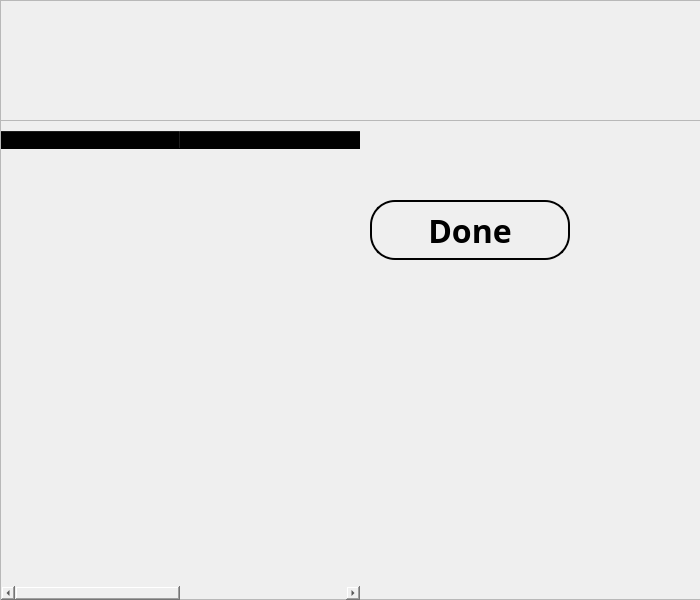
<?xml version="1.0" encoding="UTF-8"?>
<ui version="4.0">
 <class>MainWindow</class>
 <widget class="QMainWindow" name="MainWindow">
  <property name="geometry">
   <rect>
    <x>0</x>
    <y>0</y>
    <width>700</width>
    <height>600</height>
   </rect>
  </property>
  <property name="windowTitle">
   <string>MainWindow</string>
  </property>
  <widget class="QWidget" name="centralwidget">
   <widget class="QWidget" name="widget" native="true">
    <property name="geometry">
     <rect>
      <x>0</x>
      <y>0</y>
      <width>1100</width>
      <height>600</height>
     </rect>
    </property>
    <widget class="QFrame" name="frame">
     <property name="geometry">
      <rect>
       <x>0</x>
       <y>0</y>
       <width>900</width>
       <height>600</height>
      </rect>
     </property>
     <property name="frameShape">
      <enum>QFrame::StyledPanel</enum>
     </property>
     <property name="frameShadow">
      <enum>QFrame::Raised</enum>
     </property>
     <widget class="QLabel" name="bg">
      <property name="geometry">
       <rect>
        <x>0</x>
        <y>0</y>
        <width>900</width>
        <height>600</height>
       </rect>
      </property>
      <property name="text">
       <string/>
      </property>
      <property name="pixmap">
       <pixmap>../CS-Project/resources/bg.jpg</pixmap>
      </property>
      <property name="scaledContents">
       <bool>true</bool>
      </property>
     </widget>
     <widget class="QFrame" name="frame_2">
      <property name="geometry">
       <rect>
        <x>0</x>
        <y>0</y>
        <width>900</width>
        <height>121</height>
       </rect>
      </property>
      <property name="frameShape">
       <enum>QFrame::StyledPanel</enum>
      </property>
      <property name="frameShadow">
       <enum>QFrame::Raised</enum>
      </property>
      <widget class="QLabel" name="title_2">
       <property name="geometry">
        <rect>
         <x>0</x>
         <y>0</y>
         <width>711</width>
         <height>121</height>
        </rect>
       </property>
       <property name="text">
        <string/>
       </property>
       <property name="pixmap">
        <pixmap>../CS-Project/resources/finished_assigments.png</pixmap>
       </property>
       <property name="scaledContents">
        <bool>true</bool>
       </property>
      </widget>
     </widget>
     <widget class="QTableWidget" name="complete_table">
      <property name="geometry">
       <rect>
        <x>0</x>
        <y>130</y>
        <width>361</width>
        <height>471</height>
       </rect>
      </property>
      <property name="styleSheet">
       <string notr="true"> background-color: transparent;</string>
      </property>
      <attribute name="horizontalHeaderDefaultSectionSize">
       <number>180</number>
      </attribute>
      <column>
       <property name="text">
        <string>Completed Tasks</string>
       </property>
      </column>
      <column>
       <property name="text">
        <string>Date of Completition</string>
       </property>
      </column>
     </widget>
     <widget class="QPushButton" name="done">
      <property name="geometry">
       <rect>
        <x>370</x>
        <y>200</y>
        <width>200</width>
        <height>60</height>
       </rect>
      </property>
      <property name="font">
       <font>
        <family>Segoe UI Variable Display Semib</family>
        <pointsize>24</pointsize>
        <weight>75</weight>
        <bold>true</bold>
       </font>
      </property>
      <property name="styleSheet">
       <string notr="true">QPushButton {
    background-color: transparent;
    border: 2px solid black;
    border-radius: 25px;
}

QPushButton:hover {
    background-color: rgba(0, 0, 255, 50);
    border: 2px solid #000080;
    transition: background-color 0.3s, border 0.3s; 
}</string>
      </property>
      <property name="text">
       <string>Done</string>
      </property>
     </widget>
    </widget>
   </widget>
  </widget>
 </widget>
 <resources/>
 <connections/>
</ui>
